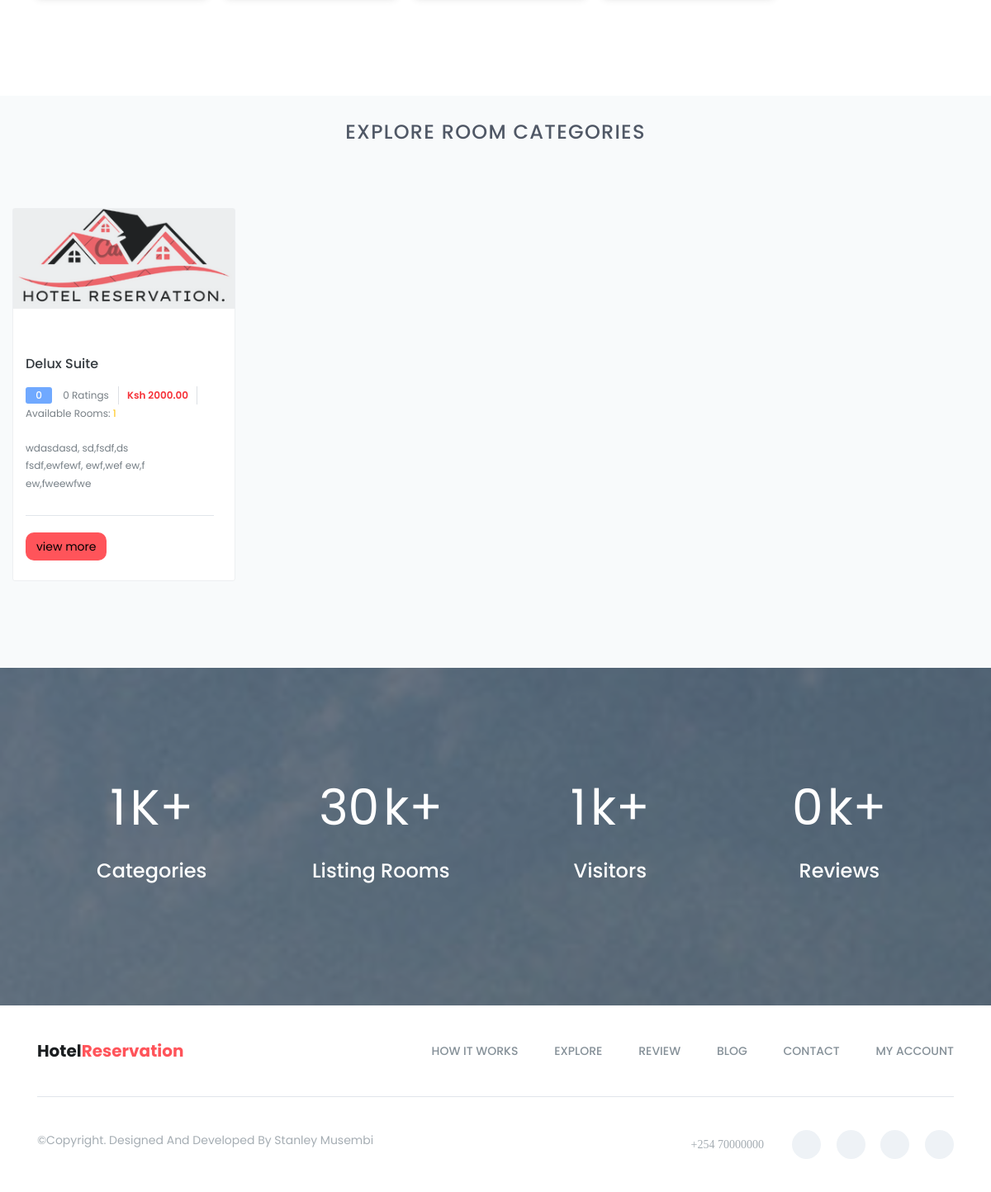
The app's page / (lower part), older data.
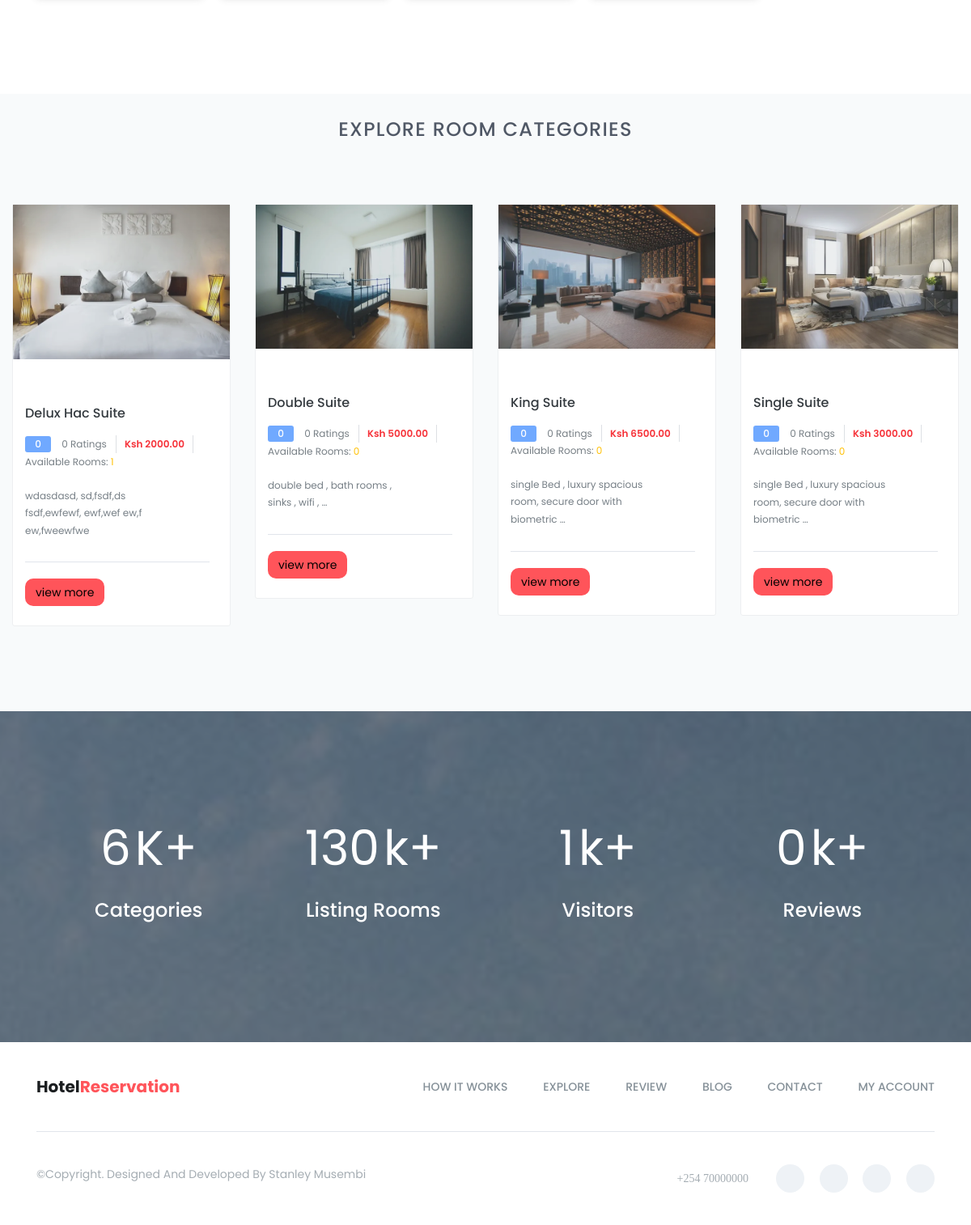
The same page, newer data.
### hotel/models.py (models this page shows, shortened)
class RoomCategory(models.Model):
    name = models.CharField(max_length=255)
    description = models.TextField()
    capacity = models.IntegerField()
    beds = models.IntegerField()
    rooms = models.IntegerField()
    cost = models.DecimalField(max_digits=10, decimal_places=2)
    added_on = models.DateTimeField(auto_now_add=True)
    image = models.ImageField(upload_to="room_category_images")
    @property
    def total_reviews(self):
        return self.review_set.count()
    @property
    def average_rating(self):
         average  = self.review_set.aggregate(Avg('rating'))['rating__avg']
         return round(average) if average is not None else 0
    @property
    def available_rooms(self):
        return self.room_set.filter(status='available').count()

### hotel/views.py (the view)
# urls.py: path('', home, name='home'),
def home(request):
    room_categories  = RoomCategory.objects.all()[:4]
    categories_count = RoomCategory.objects.all().count()
    visitors_count = Booking.objects.all().count()
    rooms_count = RoomCategory.objects.aggregate(total_rooms = Sum('rooms'))['total_rooms']
    reviews_count = Review.objects.all().count()
    context = {
        'room_categories': room_categories,
        'rooms_count':rooms_count,
        'visitors_count':visitors_count,
        'categories_count':categories_count,
        'reviews_count':reviews_count
    }
    return render(request, 'public/index.html' , context)

### templates/public/index.html (shortened to what this page needs)
 {% extends 'public/base.html'  %}
 {% load static %}
 		{% block content%}
		<section id="list-topics" class="list-topics">
			<div class="container">
				<div class="list-topics-content">
					<ul>
						<li>
						</li>
						<li>
						</li>
						<li>
						</li>
						<li>
						</li>
					</ul>
				</div>
			</div>
		</section>
		<section id="explore" class="explore">
			<div class="container-fluid">
				<div class="section-header">
					<h2>explore room categories</h2>
				</div>
				<div class="explore-content">
						{% include 'public/category_list.html' %}
				</div>
			</div>
		</section>
		<section id="statistics"  class="statistics">
			<div class="container">
				<div class="statistics-counter">
					<div class="col-md-3 col-sm-6">
						<div class="single-ststistics-box">
							<div class="statistics-content">
								<div class="counter">{{categories_count}} </div> <span>K+</span>
							</div>
							<h3>categories</h3>
						</div>
					</div>
					<div class="col-md-3 col-sm-6">
						<div class="single-ststistics-box">
							<div class="statistics-content">
								<div class="counter">{{ rooms_count}}</div> <span>k+</span>
							</div>
							<h3>listing rooms</h3>
						</div>
					</div>
					<div class="col-md-3 col-sm-6">
						<div class="single-ststistics-box">
							<div class="statistics-content">
								<div class="counter">{{visitors_count}}</div> <span>k+</span>
							</div>
							<h3>visitors</h3>
						</div>
					</div>
					<div class="col-md-3 col-sm-6">
						<div class="single-ststistics-box">
							<div class="statistics-content">
								<div class="counter">{{reviews_count}} </div> <span>k+</span>
							</div>
							<h3>Reviews </h3>
						</div>
					</div>
				</div>
			</div>
		</section>
		{% endblock content%}

### templates/public/category_list.html
<div class="row">
    {% for category in room_categories %}
        <div class="col-md-3 col-sm-6">
            <div class="single-explore-item">
                <div class="single-explore-img">
                    <img src="{{ category.image.url }}" alt="explore image">
                </div>
                <div class="single-explore-txt bg-theme-1">
                    <h2><a href="#">{{ category.name }} suite</a></h2>
                    <p class="explore-rating-price">
                        <span class="explore-rating">{{category.average_rating}}</span>
                        <a href="#">{{ category.total_reviews}} ratings</a>
                        <span class="explore-price-box">
                            <span class="explore-price">Ksh {{ category.cost }}</span>
                        </span>
                        <a href="#">Available Rooms: <span class="text-warning">{{ category.available_rooms }}</span></a>
                    </p>
                    <div class="explore-person">
                        <div class="row">
                            <div class="col-sm-10">
                                <p>
                                    {{ category.description | truncatewords:10 }}
                                </p>
                            </div>
                        </div>
                    </div>
                    <div class="explore-open-close-part">
                        <div class="row">
                            <div class="col-sm-12">
                                <a href="{% url 'hotel:category' category.id %}" > <button class="btn btn-custom">view more </button> </a>
                            </div>
                        </div>
                    </div>
                </div>
            </div>
        </div>
    {% endfor %}
</div>

Row changes from the older to the newer data that the page shows:
changed RoomCategory "wdasdasd, sd,fsdf,ds fsdf,ewfewf, ewf,wef ew,f ew,fweewfwe": image: a different picture; name "Delux" → "Delux Hac"
added RoomCategory: image (picture), name "Double", average_rating "0", total_reviews "0", cost "5000.00", available_rooms "0", description "double bed , bath rooms , sinks , wifi , …"
added RoomCategory: image (picture), name "King", average_rating "0", total_reviews "0", cost "6500.00", available_rooms "0", description "single Bed , luxury spacious room, secure door with biometric …"
added RoomCategory: image (picture), name "Single", average_rating "0", total_reviews "0", cost "3000.00", available_rooms "0", description "single Bed , luxury spacious room, secure door with biometric …"
Text that changed along with them:
{{ categories_count }}: "1" → "6"
{{ rooms_count }}: "30" → "130"
